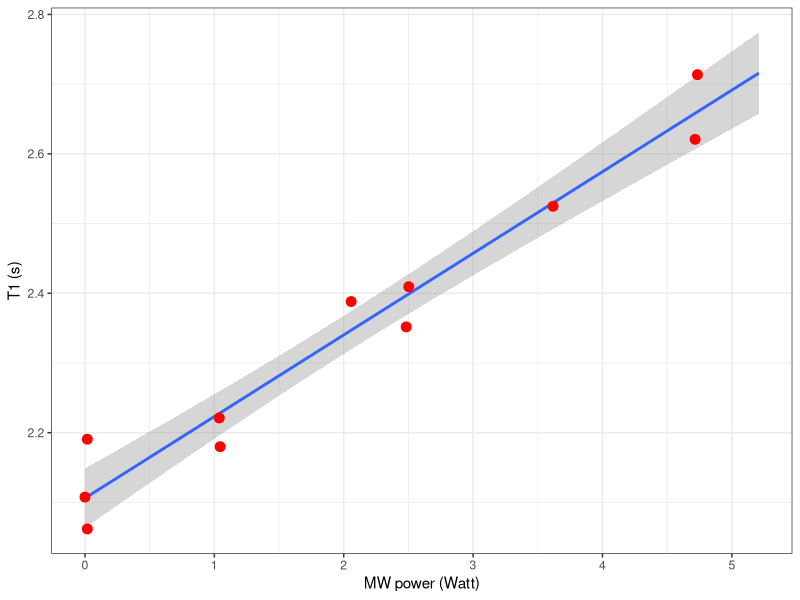
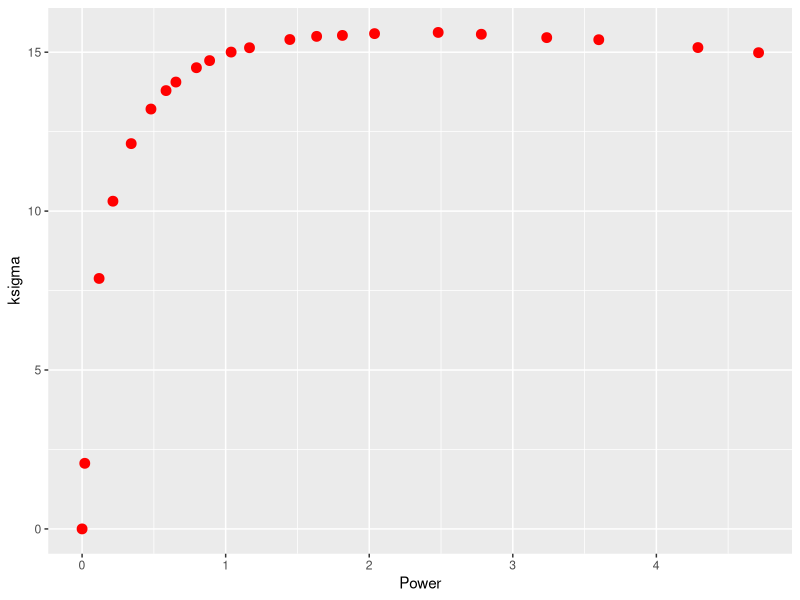
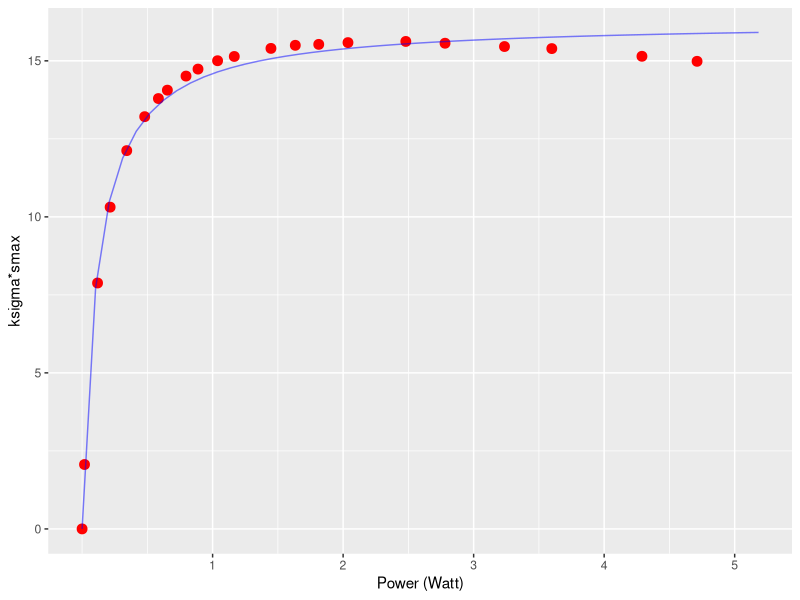

R code for these plots, in order:
## ---- chunk 1
library(ggplot2) #library for plotting
## ---- chunk 2
setwd("~/Documents/Programs/ODNP_Analysis/Rstudio")
#spin-label concentration
CSL = 500*10^-6 # in Molar

#load Emax data 
df_Emax=read.csv(file="Emax.csv", header=TRUE, sep=',')
names(df_Emax)=c("Power","Integral")

df_Emax$Integral <- df_Emax$Integral/df_Emax$Integral[[1]] # normalization
MaxPower <- df_Emax$Power[length(df_Emax$Power)]

#load power vs T1 data
df_T1=read.csv(file="PowerVsT1.csv", header=TRUE, sep=',')
names(df_T1)=c("Power_T1","T1p", "T1p_error")

#T1_data
df_T1p <- df_T1[1:(length(df_T1$T1p)-1),]
MaxPower_T1 <- max(df_T1p$Power_T1)

#T10_data
T10 <- df_T1$T1p[length(df_T1$T1p)]
T10_SD <- df_T1$T1p_error[length(df_T1$T1p)]

## ---- chunk 3

lm.cor = cor(df_T1p$Power_T1,df_T1p$T1p) # linear correlation

# if linear correlation <0.9, use 2nd order polynomial fit
if(lm.cor > 0.9){
   lmfit = lm(T1p~Power_T1, data=df_T1p)
} else {
   lmfit = lm(T1p ~ poly(Power_T1, 2, raw=TRUE), data=df_T1p)
}

#summary(lmfit)

# simulated predicted profile at estimated parameter values
power_x <- data.frame(Power_T1=seq(0, MaxPower_T1*1.1, MaxPower_T1*1.1/50))
fitted.T1data <- predict(lmfit, newdata=power_x, se.fit = TRUE)

power_x$lci <- fitted.T1data$fit - 1.96 * fitted.T1data$se.fit
power_x$fit <- fitted.T1data$fit
power_x$uci <- fitted.T1data$fit + 1.96 * fitted.T1data$se.fit

ggplot(power_x, aes(x = Power_T1, y = fit)) +
  theme_bw() +
  geom_line() +
  geom_smooth(aes(ymin = lci, ymax = uci), stat = "identity") +
  geom_point(data=df_T1p, aes(x=Power_T1, y=T1p), color="red", size=3) +
  xlab("MW power (Watt)") +
  ylab("T1 (s)")

## ---- chunk 4
# function for krho
f_krho <- function(T1, T10, CSL) {
    (1/T1-1/T10)/CSL
}
krho <- f_krho(df_T1p$T1p[1],T10,CSL) # in 1/M/sec
## ---- chunk 5
# function for ksigma
f_sigma <- function(En, CSL, T1cor) {
    (1-En)/CSL/T1cor/658
}

# function for ksigma*smax
f_sigmasmax <-  function(A, B, P) {
    A*P/(B+P)
}

Power_T1_list <- data.frame(Power_T1=df_Emax$Power)
T1cor <- predict(lmfit, newdata=Power_T1_list)

ksigma_list <- f_sigma(df_Emax$Integral, CSL, T1cor)

df_ksigma <- data.frame(Power=df_Emax$Power, ksigma = ksigma_list)
  
ggplot(df_ksigma,aes(x=Power,y=ksigma)) + geom_point(color="red", size=3)

fit_ksimga <- nls(ksigma ~ f_sigmasmax(A, B, Power), data=df_ksigma, start=list(A=100, B=1))

#summary(fit_ksimga)
parameter.est <- as.list(coef(fit_ksimga))

# simulated predicted profile at estimated parameter values
power_1 <- seq(0, max(df_ksigma$Power)*1.1, max(df_ksigma$Power)*1.1/50)
fitted.ksigma <- data.frame(x=power_1, y=predict(fit_ksimga, list(Power = power_1 )))

# plot
ggplot(df_ksigma,aes(x=Power,y=ksigma)) + 
  geom_point(color="red", size=3) + 
  scale_x_continuous(breaks=1:10) + 
  xlab("Power (Watt)")+ylab("ksigma*smax") + 
  geom_line(data = fitted.ksigma, aes(x=x, y=y), color ='blue', alpha=.5) 

# ksigma data and standard deviation of ksigma

ksigma<- parameter.est$A

message("ksigma = ", round(ksigma, digits=3) , " 1/M/sec") 

## ---- chunk 6

# function klow
f_klow <-  function(krho, ksimga) {
    (5/3)*krho - (7/3)*ksigma
}

klow = f_klow(krho,ksigma)
klow
## ---- chunk 7


